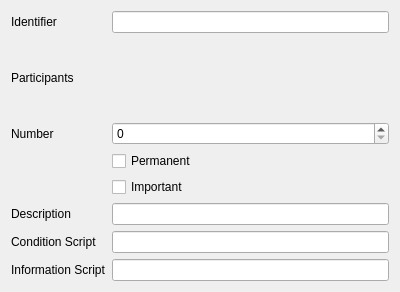
<?xml version="1.0" encoding="UTF-8"?>
<ui version="4.0">
 <class>dialogHeaderWidget</class>
 <widget class="QWidget" name="dialogHeaderWidget">
  <property name="geometry">
   <rect>
    <x>0</x>
    <y>0</y>
    <width>400</width>
    <height>292</height>
   </rect>
  </property>
  <property name="windowTitle">
   <string>Form</string>
  </property>
  <layout class="QGridLayout" name="gridLayout_2">
   <item row="0" column="0">
    <layout class="QGridLayout" name="gridLayout">
     <item row="3" column="1">
      <widget class="QCheckBox" name="permanentCheckBox">
       <property name="text">
        <string>Permanent</string>
       </property>
      </widget>
     </item>
     <item row="4" column="1">
      <widget class="QCheckBox" name="importantCheckBox">
       <property name="text">
        <string>Important</string>
       </property>
      </widget>
     </item>
     <item row="0" column="1">
      <widget class="QLineEdit" name="identifierLineEdit"/>
     </item>
     <item row="6" column="0">
      <widget class="QLabel" name="conditionLabel">
       <property name="text">
        <string>Condition Script</string>
       </property>
      </widget>
     </item>
     <item row="7" column="1">
      <widget class="QLineEdit" name="informationLineEdit"/>
     </item>
     <item row="5" column="1">
      <widget class="QLineEdit" name="descriptionLineEdit"/>
     </item>
     <item row="7" column="0">
      <widget class="QLabel" name="informationLabel">
       <property name="text">
        <string>Information Script</string>
       </property>
      </widget>
     </item>
     <item row="6" column="1">
      <widget class="QLineEdit" name="conditionLineEdit"/>
     </item>
     <item row="5" column="0">
      <widget class="QLabel" name="descriptionLabel">
       <property name="text">
        <string>Description</string>
       </property>
      </widget>
     </item>
     <item row="2" column="0">
      <widget class="QLabel" name="numberLabel">
       <property name="text">
        <string>Number</string>
       </property>
      </widget>
     </item>
     <item row="2" column="1">
      <widget class="QSpinBox" name="numberSpinBox">
       <property name="maximum">
        <number>999</number>
       </property>
      </widget>
     </item>
     <item row="0" column="0">
      <widget class="QLabel" name="identifierLabel">
       <property name="text">
        <string>Identifier</string>
       </property>
      </widget>
     </item>
     <item row="1" column="0">
      <widget class="QLabel" name="participantsLabel">
       <property name="text">
        <string>Participants</string>
       </property>
      </widget>
     </item>
     <item row="1" column="1">
      <layout class="QVBoxLayout" name="participantsLayout"/>
     </item>
    </layout>
   </item>
  </layout>
 </widget>
 <resources/>
 <connections/>
</ui>
